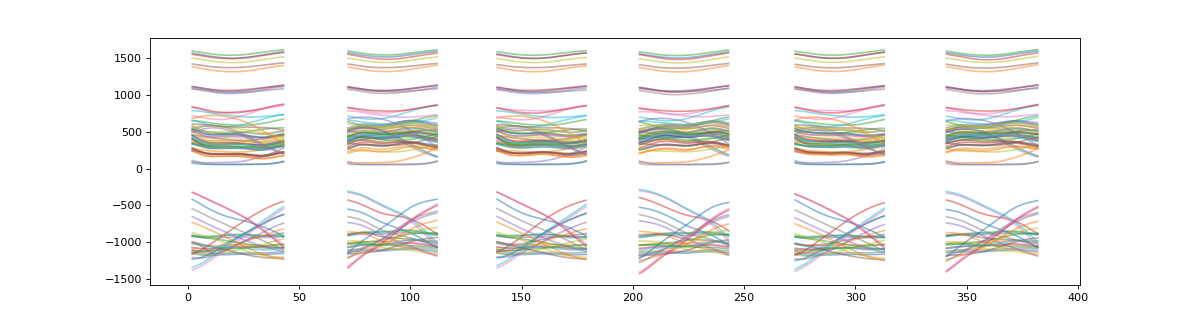

Here is the Python script that generated this plot:
# To use a subset of the features, the weights can be redefined,
# which may result in a different segmentation result

sub = [('C7','z'),('T10','z'),('CLAV','z')]
s.w = { x: w[x] for x in sub }
segments = s.segment()

print(np.around(segments,decimals=7))
# [[  2.         44.          0.9648465]
# [341.        383.          0.9646419]
# [203.        244.          0.9644605]
# [273.        314.          0.9640178]
# [ 72.        113.          0.9632458]
# [139.        180.          0.9624551]]

plt_t = s.masked_t #get a NaN masked array of the target data

# plot masked target
plt.figure(figsize=(15,4)) # doctest: +SKIP
plt.plot(plt_t.T,alpha=0.5) # doctest: +SKIP
plt.show() # doctest: +SKIP
